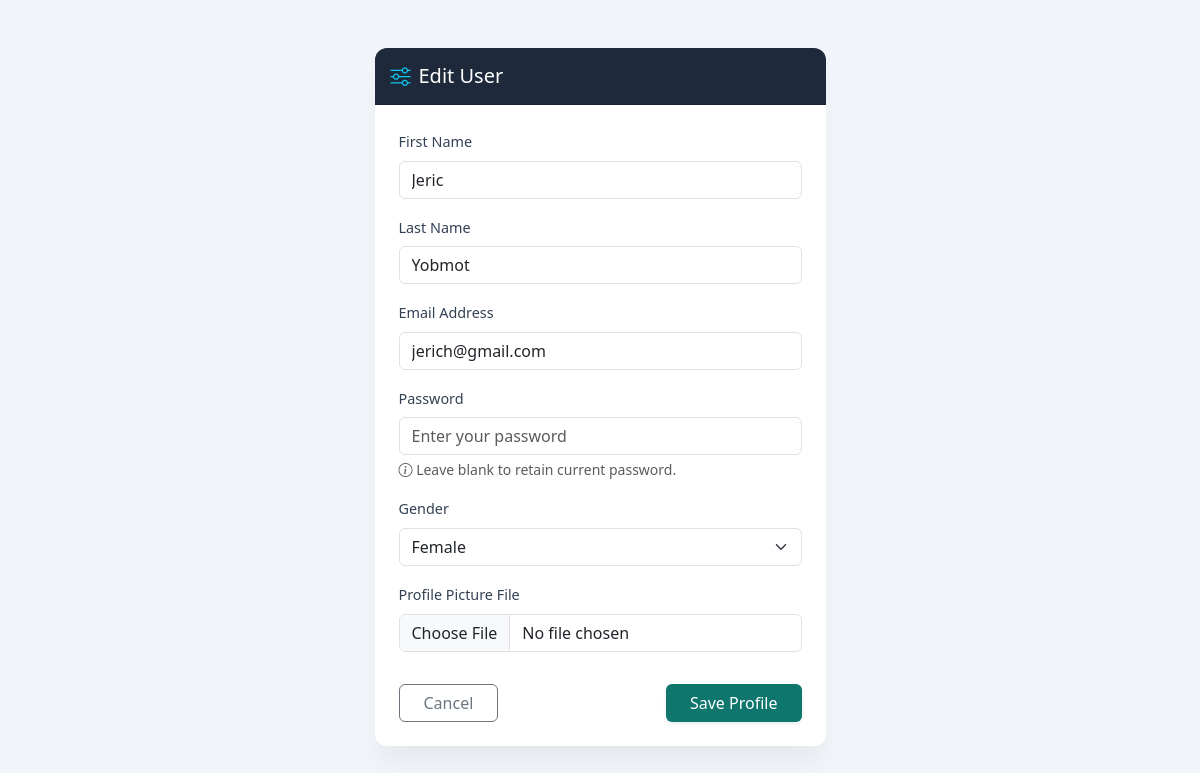
The page /users/4/edit/ (signed in) on the database its author committed.
### registration/models.py (models this page shows, shortened)
class UserRegistration(models.Model):
    first_name = models.CharField(max_length=100)
    last_name = models.CharField(max_length=100)
    email = models.EmailField(max_length=250)
    password = models.CharField(max_length=150)
    date_registered = models.DateTimeField(auto_now_add=True)
    gender = models.CharField(max_length=16)
    profile_picture = models.ImageField(
        upload_to='profile_pictures/',
        blank=True,
        null=True
    )

### registration/views.py (the view)
    def wrapper(request, *args, **kwargs):
        if not request.session.get('user_id'):
            return redirect(f"{reverse('registration:login_html')}?next={request.path}")
        return fn(request, *args, **kwargs)

### registration/views.py (called while the page is built, shortened)
def login_required_view(fn):
    def wrapper(request, *args, **kwargs):
        if not request.session.get('user_id'):
            return redirect(f"{reverse('registration:login_html')}?next={request.path}")
        return fn(request, *args, **kwargs)
    wrapper.__name__ = fn.__name__
    return wrapper

@login_required_view
def user_update_html(request, pk):
    user = get_object_or_404(UserRegistration, pk=pk)
    return render(request, 'registration/user_form.html', {
        'title': 'Edit User',
        'user': user,
    })

### registration/templates/registration/user_form.html (shortened to what this page needs)
<!doctype html>
<html lang="en">
<head>
    <link href="https://cdn.jsdelivr.net/npm/bootstrap@5.3.2/dist/css/bootstrap.min.css" rel="stylesheet">
    <link rel="stylesheet" href="https://cdn.jsdelivr.net/npm/bootstrap-icons@1.11.1/font/bootstrap-icons.css">
</head>
<body>
<div class="container py-5">
    <div class="row justify-content-center">
        <div class="col-md-6 col-lg-5">
            <div class="card">
                <div class="card-header card-header-slate py-3">
                    <h5 class="mb-0 d-flex align-items-center fw-medium">
                        <i class="bi bi-sliders me-2 text-info"></i> {{ title }}
                    </h5>
                </div>
                <div class="card-body p-4">
                    <form method="post" enctype="multipart/form-data">
                        <div class="mb-3">
                            <label class="form-label">First Name</label>
                            <input type="text" name="first_name" class="form-control" placeholder="Enter first name" value="{% if user %}{{ user.first_name }}{% endif %}" required>
                        </div>
                        <div class="mb-3">
                            <label class="form-label">Last Name</label>
                            <input type="text" name="last_name" class="form-control" placeholder="Enter last name" value="{% if user %}{{ user.last_name }}{% endif %}" required>
                        </div>
                        <div class="mb-3">
                            <label class="form-label">Email Address</label>
                            <input type="email" name="email" class="form-control" placeholder="Enter your email" value="{% if user %}{{ user.email }}{% endif %}" required>
                        </div>
                        <div class="mb-3">
                            <label class="form-label">Password</label>
                            <input type="password" name="password" class="form-control" placeholder="Enter your password" {% if not user %}required{% endif %}>
                            {% if user %}
                                <div class="form-text text-muted small"><i class="bi bi-info-circle"></i> Leave blank to retain current password.</div>
                            {% endif %}
                        </div>
                        <div class="mb-3">
                            <label class="form-label">Gender</label>
                            <select name="gender" class="form-select">
                                <option value="Female" {% if user and user.gender == "Female" %}selected{% endif %}>Female</option>
                            </select>
                        </div>
                        <div class="mb-4">
                            <label class="form-label">Profile Picture File</label>
                            <input type="file" name="profile_picture" class="form-control">
                        </div>
                        <div class="d-flex justify-content-between pt-2">
                            <a href="{% url 'registration:users_html' %}" class="btn btn-outline-secondary px-4">Cancel</a>
                            <button type="submit" class="btn btn-teal px-4 shadow-sm">Save Profile</button>
                        </div>
                    </form>
                </div>
            </div>
        </div>
    </div>
</div>
</body>
</html>

### registration/templates/registration/user_form.html (style rules this page uses)
body { background-color: #f1f5f9; font-family: 'Segoe UI', Tahoma, Geneva, Verdana, sans-serif; }
.card { border: none; border-radius: 12px; box-shadow: 0 20px 25px -5px rgba(0,0,0,0.05); background-color: #ffffff; }
.card-header-slate { background-color: #1e293b; color: #ffffff; border-top-left-radius: 12px !important; border-top-right-radius: 12px !important; }
.form-label { font-weight: 500; color: #334155; font-size: 0.9rem; }
.btn-teal { background-color: #0f766e; color: white; border: none; }

### rows shown on the page
UserRegistration: first_name "Jeric", last_name "Yobmot", email "jerich@gmail.com", gender "Female"

### other values the page prints
{{ title }} "Edit User"
